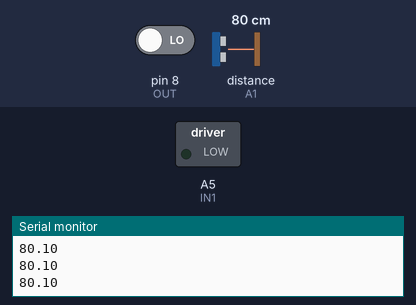
The sketch below on a simulated Arduino Nano, built with avr-gcc and run on an emulated ATmega328P. Shown: switched loads named in the sketch (green lamp = pin HIGH), the last lines printed to the serial monitor. Wiring (inferred from the names in the program): ultrasonic range finder: trigger A0; echo A1. Inputs (shaded band) come from the test bench; at power-on: distance to the obstacle (sensor on A1) 80 cm, pin 8 (OUT) LOW. The echo pulse lasts 58.3 µs per cm; pins used as bus, display or sensor lines are not drawn.

Above: at 1.2 s.
1.3 s: distance to the obstacle (sensor on A1) set to 12 cm
2.8 s: distance to the obstacle (sensor on A1) set to 9 cm
At 3.5 s:
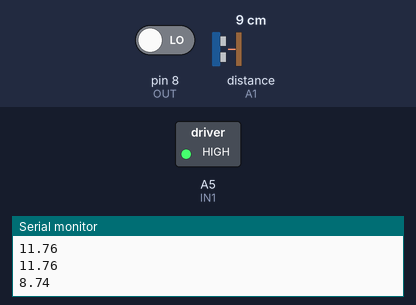
Timing chart, 0 to 5.8 s (numbered marks = the images above; inputs shaded):
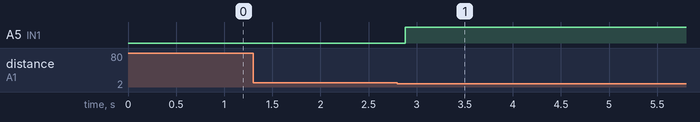

The sketch:

test_arduino.ino
```cpp
#define TrigPin A0
#define EcoPin A1
class LED
{
public:
    void ledHigh()
    {
        digitalWrite(LED_BUILTIN, HIGH);
        delay(2000);
    }
    void ledLow()
    {
        digitalWrite(LED_BUILTIN, LOW);
        delay(2000);
    }
};

class ultraRed
{
private:
    int OUT = 8; // 红外OUT引脚接到的arduino引脚
public:
    // 假设检测到终点是高电平
    ultraRed()
    {
        pinMode(OUT, INPUT);
    }
    bool hasReachedFinal()
    {
        int sig = digitalRead(OUT);
        return sig == HIGH;
    }
};

class Motor
{
private:
    int IN1 = A5; // 298的控制引脚
    int IN2 = A6;
    int speed = 200;

public:
    Motor()
    {
        pinMode(IN1, OUTPUT);
        pinMode(IN2, OUTPUT);
    }
    void setSpeed(int speed)
    {
        this->speed = speed;
    }
    void forward(int t) // t的单位为毫秒
    {
        analogWrite(IN1, speed);
        digitalWrite(IN2, LOW);
        delay(t);
    }
    void backward(int t)
    {
        digitalWrite(IN1, LOW);
        analogWrite(IN2, speed);
        delay(t);
    }
    void stop(int t)
    {
        digitalWrite(IN1, LOW);
        digitalWrite(IN2, LOW);
        delay(t);
    }
};

class Echo
{
private:
    const float m_MinDis = 10;

public:
    Echo()
    {
        pinMode(TrigPin, OUTPUT);
        pinMode(EcoPin, INPUT);
        digitalWrite(TrigPin, LOW);
    }
    bool Tick()
    {
        send();
        return CanRun();
    }

private:
    void send()
    {
        digitalWrite(TrigPin, HIGH);
        // 维持10毫秒高电平用来产生一个脉冲
        delayMicroseconds(10);
        digitalWrite(TrigPin, LOW);
    }
    bool CanRun()
    {
        float time_ = pulseIn(EcoPin, HIGH);
        float dis = time_ / 58;
        Serial.println(dis);
        if (dis < m_MinDis)
        {
            return true;
        }
        return false;
    }
};

Motor motor;
Echo echo;
ultraRed ur;
bool start = false;
bool stop = false;
void setup()
{
    Serial.begin(9600);
}

void loop()
{
    if (!start)
    {
        start = echo.Tick();
        delay(50); // 控制超声波发射频率
    }
    else
    {
        if (!stop) // 如果没有接收到停止信号
        {
            // 执行前进的逻辑
            motor.forward(50); // 设置最短前进时间
            stop = ur.hasReachedFinal();
        }
        else // 执行停止逻辑
        {
            motor.backward(500); // 反转500ms以达到刹车的效果
            //return;              // 小车停止运动
            start = false; // 让小车可以再次启动
            stop = false;
        }
    }
}
```

Measured:
- the behaviour switches between 11 and 10 cm on distance to the obstacle (sensor on A1) (found by bisection; images 0 and 1)
- after the input at 2.8 s, A5 (IN1): LOW → HIGH after 0.08 s
